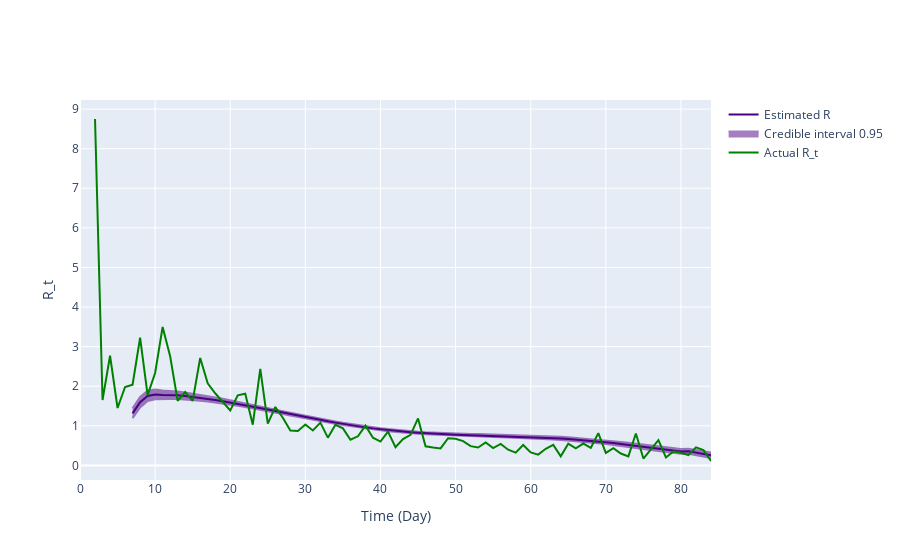

The notebook cell this image was saved under:
### Markdown cell above
Based on this interpolation result, we want to predict the $R_t$ values. However, using `branchpro` to predict $R_t$ requires the incidences on each day rather than prevalence (total number of infection). Therefore, we develop a package named `EpiPI` to predict the incidecnes. Running the `EpiPI` part firstly will help you to define the variables in the following block. Assume we get the predicted incidecnes, we can use `branchpro` to estimate the $R_t$ given a serial interval.

### Code cell
# Use incidence data to predict R_t value

# Define variables needed for calculating R_t
tau = 6
R_t_start = tau+1
a = 1
b = 1/5

ws_mean = 3.96
ws_var = 4.75**2
theta_num = ws_var / ws_mean
k = ws_mean / theta_num
w_dist = scipy.stats.gamma(k, scale=theta_num)
disc_w = w_dist.pdf(range(len(theta)))
serial_interval = disc_w
serial_interval = serial_interval[1:]

# Plot comparison between the true and predicted R_t
# Transform our incidence data into pandas dataframes
inc_data = pd.DataFrame(
    {
        'Time': np.arange(len(theta)),
        'Incidence Number': pre_I
    }
)

inference = branchpro.BranchProPosterior(
    inc_data=inc_data,
    daily_serial_interval=serial_interval,
    alpha=a,
    beta=1/b)

inference.run_inference(tau=tau)
intervals = inference.get_intervals(central_prob=.95)

# Transform our true incidence data into pandas dataframes
# inc_data_true = pd.DataFrame(
#     {
#         'Time': np.arange(len(theta)),
#         'Incidence Number': incidences_true[:len(theta)]
#     }
# )

# inference_true = branchpro.BranchProPosterior(
#     inc_data=inc_data_true,
#     daily_serial_interval=serial_interval,
#     alpha=a,
#     beta=1/b)

# inference_true.run_inference(tau=tau)
# intervals_true = inference_true.get_intervals(central_prob=.95)

fig = ReproductionNumberPlot()

# fig.add_interval_true_rt(intervals_true)  # Here I used a modified version of branchpro method to plot the true R_t
fig.add_interval_rt(intervals)
true_rt_plot = go.Scatter(
    y=true_rt[starting_time_point:end_time_point],
    x=list(range(starting_time_point, end_time_point)),
    mode='lines',
    name='Actual R_t',
    line_color='green'
)

fig.add_trace(true_rt_plot)

fig.update_labels(time_label='Time (Day)', r_label='R_t')

fig.show_figure()

### Figure 1 — Plotly figure (JSON) as saved in the notebook; plotly's stock layout.template omitted (floating-point values rounded to 4 significant figures; data arrays with more than 128 entries replaced by an {"elided": "..."} marker saying what was removed)
{"data": [{"line": {"color": "indigo"}, "mode": "lines", "name": "Estimated R", "type": "scatter", "x": [7, 8, 9, 10, 11, 12, 13, 14, 15, 16, 17, 18, 19, 20, 21, 22, 23, 24, 25, 26, 27, 28, 29, 30, 31, 32, 33, 34, 35, 36, 37, 38, 39, 40, 41, 42, 43, 44, 45, 46, 47, 48, 49, 50, 51, 52, 53, 54, 55, 56, 57, 58, 59, 60, 61, 62, 63, 64, 65, 66, 67, 68, 69, 70, 71, 72, 73, 74, 75, 76, 77, 78, 79, 80, 81, 82, 83, 84], "y": [1.315, 1.596, 1.754, 1.791, 1.779, 1.778, 1.769, 1.751, 1.731, 1.707, 1.68, 1.652, 1.622, 1.589, 1.556, 1.521, 1.485, 1.449, 1.41, 1.374, 1.334, 1.298, 1.259, 1.221, 1.184, 1.149, 1.113, 1.08, 1.047, 1.017, 0.9882, 0.9604, 0.9351, 0.9119, 0.8903, 0.8708, 0.8532, 0.8372, 0.8238, 0.8112, 0.8008, 0.7911, 0.7833, 0.7762, 0.7703, 0.7644, 0.7596, 0.7539, 0.75, 0.7447, 0.7391, 0.7329, 0.7273, 0.719, 0.7116, 0.7021, 0.6913, 0.6808, 0.6678, 0.6526, 0.6385, 0.622, 0.6036, 0.5848, 0.5627, 0.5421, 0.5192, 0.4941, 0.4687, 0.4419, 0.4142, 0.3889, 0.3647, 0.35, 0.3544, 0.3162, 0.2834, 0.2533]}, {"fill": "toself", "fillcolor": "indigo", "line": {"color": "indigo"}, "mode": "lines", "name": "Credible interval 0.95", "opacity": 0.5, "type": "scatter", "x": {"elided": "156 int values"}, "y": {"elided": "156 float values"}}, {"line": {"color": "green"}, "mode": "lines", "name": "Actual R_t", "type": "scatter", "x": [0, 1, 2, 3, 4, 5, 6, 7, 8, 9, 10, 11, 12, 13, 14, 15, 16, 17, 18, 19, 20, 21, 22, 23, 24, 25, 26, 27, 28, 29, 30, 31, 32, 33, 34, 35, 36, 37, 38, 39, 40, 41, 42, 43, 44, 45, 46, 47, 48, 49, 50, 51, 52, 53, 54, 55, 56, 57, 58, 59, 60, 61, 62, 63, 64, 65, 66, 67, 68, 69, 70, 71, 72, 73, 74, 75, 76, 77, 78, 79, 80, 81, 82, 83, 84], "y": [3.76, null, 8.75, 1.651, 2.77, 1.45, 1.981, 2.039, 3.225, 1.775, 2.333, 3.496, 2.76, 1.633, 1.851, 1.631, 2.712, 2.072, 1.822, 1.613, 1.386, 1.769, 1.809, 1.03, 2.437, 1.054, 1.476, 1.203, 0.8788, 0.8707, 1.034, 0.8814, 1.079, 0.7011, 1.025, 0.9364, 0.6497, 0.7353, 1.004, 0.6997, 0.6013, 0.8544, 0.4578, 0.6627, 0.7704, 1.187, 0.482, 0.4503, 0.4282, 0.6868, 0.6725, 0.6123, 0.4865, 0.4528, 0.5776, 0.4382, 0.5435, 0.3962, 0.3212, 0.5147, 0.3265, 0.2727, 0.4196, 0.5191, 0.2308, 0.55, 0.4324, 0.5522, 0.4444, 0.8148, 0.3148, 0.4364, 0.3, 0.2286, 0.8065, 0.1724, 0.4074, 0.6364, 0.2, 0.3529, 0.3182, 0.2609, 0.4545, 0.3846, 0.1111]}], "layout": {"hovermode": "x unified", "xaxis": {"title": {"text": "Time (Day)"}}, "yaxis": {"title": {"text": "R_t"}}}}
